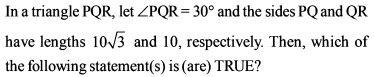
#> input picture img7.png, 374 x 77 px
$ python textcrop.py
#> lines starting #> are read from the running program, lines starting #| are printed output that depends on the picture; after the words box and inside, x2 and y2 are one past the last pixel; in counts of white or black regions, pixels touching at a corner belong together
import cv2

img = cv2.imread('img7.png')
#> img is the input picture: shape (77, 374, 3); min 0, max 255, mean 224.5

imgray = cv2.cvtColor(img, cv2.COLOR_BGR2GRAY)

ret, thresh = cv2.threshold(imgray, 127, 255, 4)
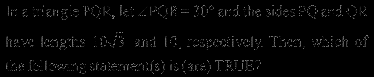
#> thresh: shape (77, 374); min 0, max 127, mean 5.4

contours, _ = cv2.findContours(thresh, cv2.RETR_LIST, cv2.CHAIN_APPROX_SIMPLE)
#> contours = 291 contours, 288 with area under 20; largest, box (x1, y1, x2, y2) and area: (233, 5, 240, 17) 30, (100, 63, 106, 71) 25, (59, 39, 66, 50) 24

# cv2.imshow("thresh", thresh)

xs = []     # x-coordinate of each
ys = []     # y-coordinate of each
xws = []    # (x+w)-coordinate of each
yhs = []    # (y+h)-coordinate of each
margin = 2  # margin to be left

for c in contours:

    rect = cv2.boundingRect(c)
    x, y, w, h = rect
    # cv2.rectangle(img, (x, y), (x+w, y+h), (0, 255, 0), 1) # individual bounding rectangles

    xs.append(x)
    ys.append(y)
    xws.append(x+w)
    yhs.append(y+h)
#> this loop made 291 passes
#> (x, y, w, h) on passes 2, 4, 6: (79, 70, 7, 4), (63, 70, 1, 1), (225, 69, 3, 2)
#> after the loop, xs = 291 values, max 363 at index 188, min 6 at index 68, mean 158.6; xws = 291 values, max 369 at index 188, min 9 at index 68, mean 162.3; yhs = 291 values, max 74 at index 0, min 6 at index 280, mean 41.54; ys = 291 values, max 71 at index 0, min 5 at index 267, mean 37.01

    # [11 lines of commented-out code are left out]
final_image = img[(min(ys) - margin):(max(yhs) + margin), (min(xs) - margin):(max(xws) + margin)]
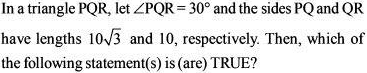
#> final_image: shape (73, 367, 3); min 0, max 255, mean 222.4

final_name = input("Enter the output image name")
#> the answer given: out.png
cv2.imwrite('{}.png'.format(final_name), final_image)

cv2.rectangle(img, (min(xs), min(ys)), (max(xws), max(yhs)), (0, 255, 255), 1)
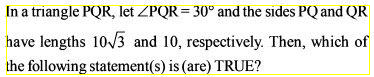
#> img: shape (77, 374, 3); 3% of pixels changed, all inside (x1, y1, x2, y2) = (6, 5, 370, 75)
cv2.imshow("Show", img)
# cv2.imshow("Gray", imgray)
cv2.waitKey()
cv2.destroyAllWindows()
